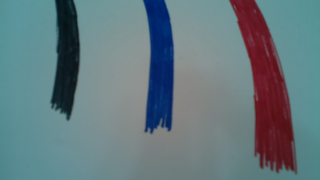
#> input picture hw11/sharpie_lines.png, 320 x 180 px
$ python processing.py
#> lines starting #> are read from the running program, lines starting #| are printed output that depends on the picture
from PIL import Image

img_data = Image.open("sharpie_lines.png")
#> img_data is the input picture: PIL image 320x180 RGBA; mean R, G, B, A 100.5, 120.8, 126.9, 255
img_data = img_data.convert('RGB')
#> img_data: PIL image 320x180 RGB
img_data.show()

import matplotlib.pyplot as plt
width, height = img_data.size
#> width = 320; height = 180
print(str(width)+" "+str(height))
#| 320 180

index = []
reds = []
greens = []
blues = []
sum = []
for i in range(width):
    r, g, b = img_data.getpixel((i, 45))
    index.append(i)
    reds.append(r)
    greens.append(g)
    blues.append(b)
    sum.append(r+g+b)
#> this loop made 320 passes
#> (r, g, b) on passes 1 to 3: (85, 145, 150), (87, 146, 151), (87, 146, 151)
#> after the loop, blues = 320 values, max 155 at index 21, min 26 at index 67, mean 129.2; greens = 320 values, max 151 at index 97, min 22 at index 66, mean 121.4; index = 320 values from 0 to 319; reds = 320 values, max 139 at index 138, min 0 at index 163, mean 99.47; sum = 320 values, max 440 at index 138, min 57 at index 67, mean 350.1

plt.plot(index,reds,'r-', index,greens,'g-', index,blues,'b-',index,sum,'k-')
plt.show()
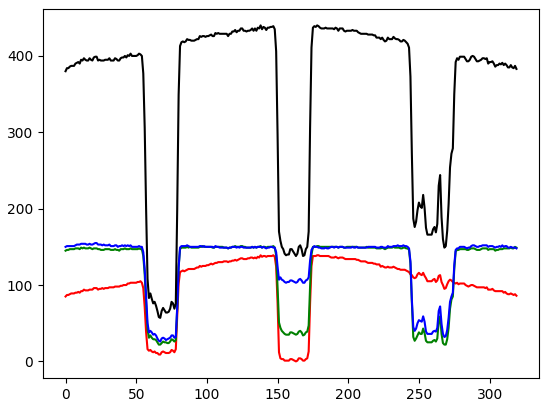
#> figure drawn by matplotlib, 1 panel; curve peaks at x = 138, y = 139; curve peaks at x = 97, y = 151; curve peaks at x = 21, y = 155

$ run again, with hw11/iso100.jpg saved as hw11/sharpie_lines.png
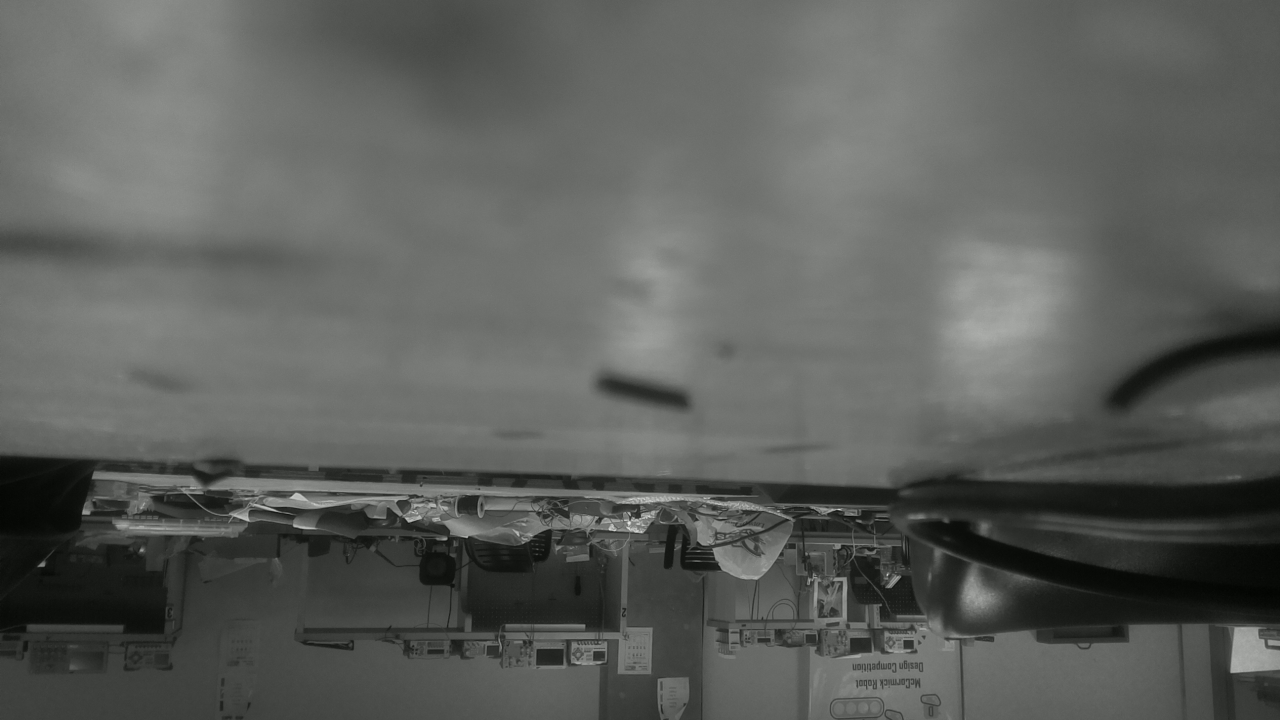
#> input picture hw11/iso100.jpg, 1280 x 720 px
#> img_data is the input picture: PIL image 1280x720 RGB; mean R, G, B 92.7, 94.7, 91.7
#| 1280 720
#> the loop `for i in range(width):` made 1280 passes
#> (r, g, b) on passes 1 to 3: (106, 108, 105), (109, 111, 108), (110, 112, 109)
#> after the loop `for i in range(width):`: blues = 1280 values, max 130 at index 205, min 71 at index 434, mean 102.9; greens = 1280 values, max 133 at index 205, min 74 at index 434, mean 105.9; index = 1280 values from 0 to 1279; reds = 1280 values, max 131 at index 205, min 72 at index 434, mean 103.9; sum = 1280 values, max 394 at index 205, min 217 at index 434, mean 312.6
#> `plt.show()`:
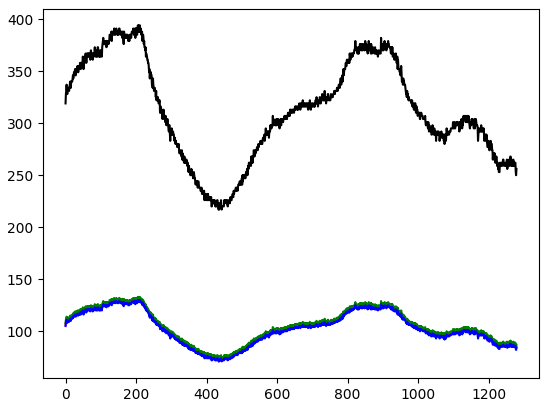
#> figure drawn by matplotlib, 1 panel; curve peaks at x = 205, y = 131; curve peaks at x = 205, y = 133; curve peaks at x = 205, y = 130
